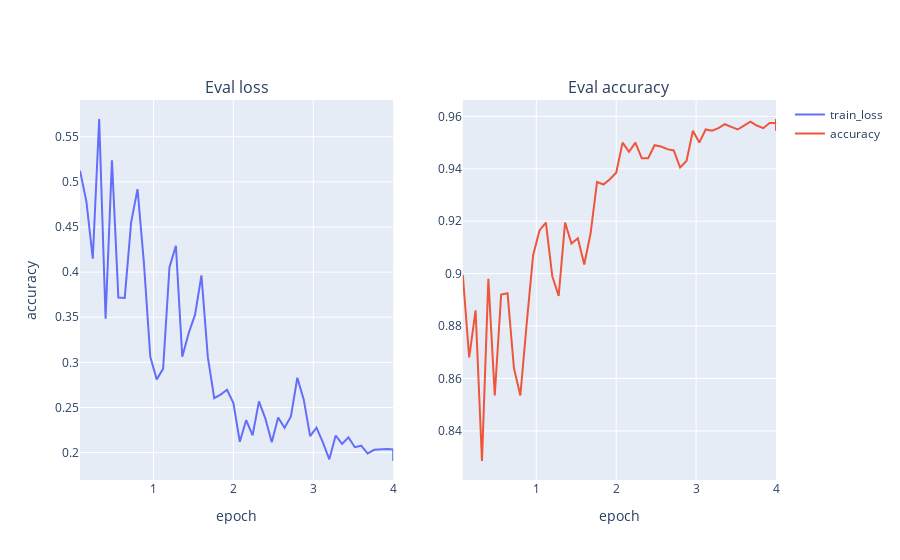

The cell this chart's notebook holds for it:
### Code cell
fig = make_subplots(rows=1, cols=2, subplot_titles=['Eval loss', 'Eval accuracy'])

fig.add_trace(go.Scatter(x=df_train_eval_log['epoch'], y=df_train_eval_log['eval_loss'], name='train_loss'), row=1, col=1)
fig.update_xaxes(title="epoch", row=1, col=1)
fig.update_yaxes(title="loss", row=1, col=1)
fig.add_trace(go.Scatter(x=df_train_eval_log['epoch'], y=df_train_eval_log['eval_accuracy'], name='accuracy'), row=1, col=2)
fig.update_xaxes(title="epoch", row=1, col=2)
fig.update_yaxes(title="accuracy", row=1, col=1)
fig.show()

### Figure 1 — Plotly figure (JSON) as saved in the notebook; plotly's stock layout.template omitted (floating-point values rounded to 4 significant figures)
{"data": [{"name": "train_loss", "type": "scatter", "x": [0.08, 0.16, 0.24, 0.32, 0.4, 0.48, 0.56, 0.64, 0.72, 0.8, 0.88, 0.96, 1.04, 1.12, 1.2, 1.28, 1.36, 1.44, 1.52, 1.6, 1.68, 1.76, 1.84, 1.92, 2, 2.08, 2.16, 2.24, 2.32, 2.4, 2.48, 2.56, 2.64, 2.72, 2.8, 2.88, 2.96, 3.04, 3.12, 3.2, 3.28, 3.36, 3.44, 3.52, 3.6, 3.68, 3.76, 3.84, 3.92, 4, 4, 4], "xaxis": "x", "y": [0.5124, 0.4783, 0.4149, 0.5696, 0.3483, 0.524, 0.3717, 0.3714, 0.4552, 0.4919, 0.4099, 0.3062, 0.2811, 0.2927, 0.4054, 0.4292, 0.3061, 0.3322, 0.3528, 0.3964, 0.3057, 0.2603, 0.2643, 0.2696, 0.2549, 0.212, 0.236, 0.2192, 0.2568, 0.2376, 0.2115, 0.239, 0.2274, 0.24, 0.2829, 0.2589, 0.2181, 0.2276, 0.2113, 0.1926, 0.2189, 0.2095, 0.2168, 0.2059, 0.2076, 0.1989, 0.2031, 0.2038, 0.2041, 0.2034, 0.1926, 0.1907], "yaxis": "y"}, {"name": "accuracy", "type": "scatter", "x": [0.08, 0.16, 0.24, 0.32, 0.4, 0.48, 0.56, 0.64, 0.72, 0.8, 0.88, 0.96, 1.04, 1.12, 1.2, 1.28, 1.36, 1.44, 1.52, 1.6, 1.68, 1.76, 1.84, 1.92, 2, 2.08, 2.16, 2.24, 2.32, 2.4, 2.48, 2.56, 2.64, 2.72, 2.8, 2.88, 2.96, 3.04, 3.12, 3.2, 3.28, 3.36, 3.44, 3.52, 3.6, 3.68, 3.76, 3.84, 3.92, 4, 4, 4], "xaxis": "x2", "y": [0.8995, 0.868, 0.886, 0.8285, 0.898, 0.8535, 0.892, 0.8925, 0.864, 0.8535, 0.881, 0.907, 0.9165, 0.9195, 0.899, 0.8915, 0.9195, 0.9115, 0.9135, 0.9035, 0.9155, 0.935, 0.934, 0.936, 0.9385, 0.95, 0.9465, 0.95, 0.944, 0.944, 0.949, 0.9485, 0.9475, 0.947, 0.9405, 0.943, 0.9545, 0.95, 0.955, 0.9545, 0.9555, 0.957, 0.956, 0.955, 0.9565, 0.958, 0.9565, 0.9555, 0.9575, 0.9575, 0.9545, 0.959], "yaxis": "y2"}], "layout": {"annotations": [{"font": {"size": 16}, "showarrow": false, "text": "Eval loss", "x": 0.225, "xanchor": "center", "xref": "paper", "y": 1, "yanchor": "bottom", "yref": "paper"}, {"font": {"size": 16}, "showarrow": false, "text": "Eval accuracy", "x": 0.775, "xanchor": "center", "xref": "paper", "y": 1, "yanchor": "bottom", "yref": "paper"}], "xaxis": {"anchor": "y", "domain": [0, 0.45], "title": {"text": "epoch"}}, "xaxis2": {"anchor": "y2", "domain": [0.55, 1], "title": {"text": "epoch"}}, "yaxis": {"anchor": "x", "domain": [0, 1], "title": {"text": "accuracy"}}, "yaxis2": {"anchor": "x2", "domain": [0, 1]}}}
